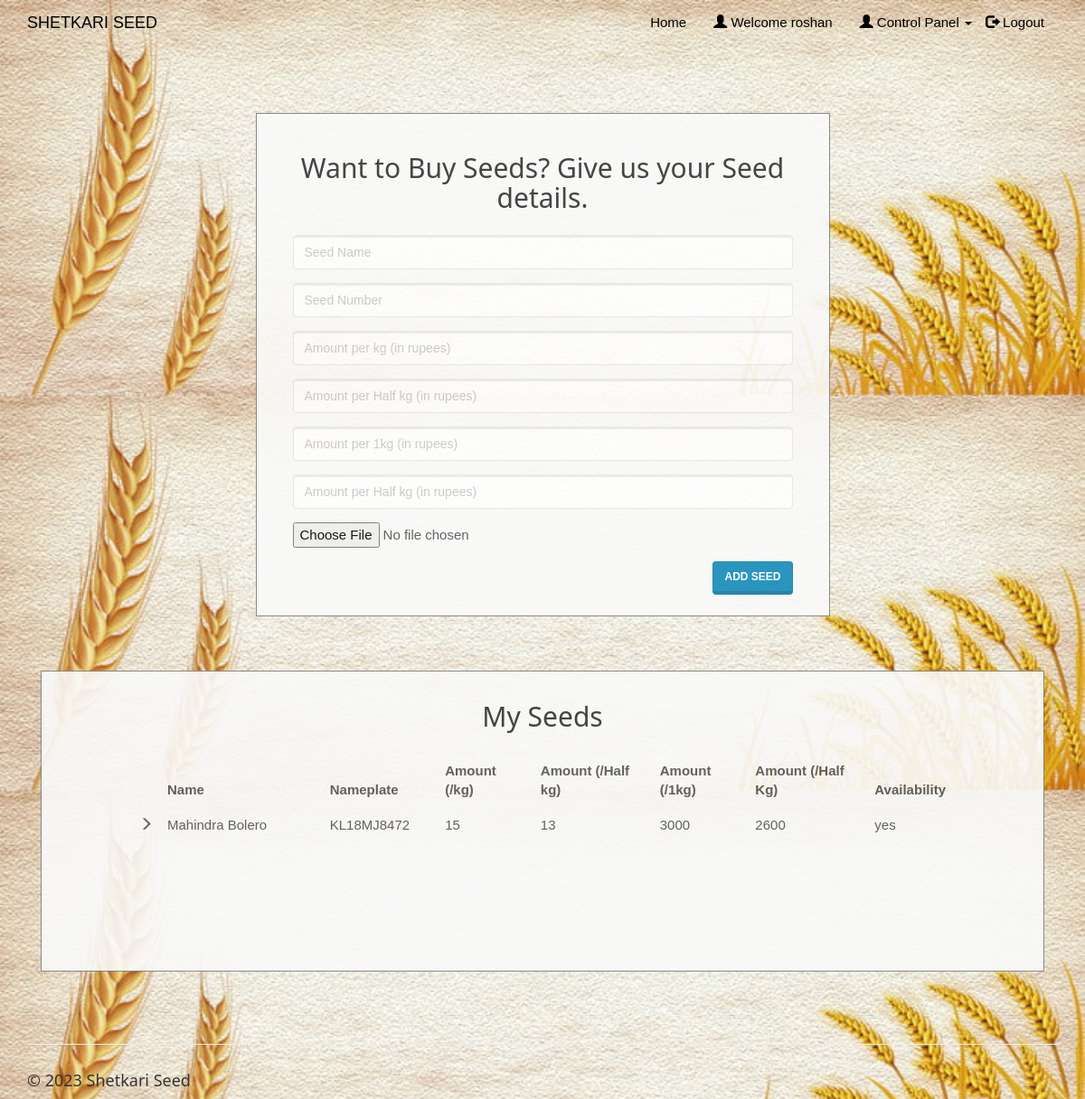
The app's page /entercar.php (signed in) with its own data.
### tables this page shows
CREATE TABLE `cars` (
  `car_id` int(20) NOT NULL,
  `car_name` varchar(50) NOT NULL,
  `car_nameplate` varchar(50) NOT NULL,
  `car_img` varchar(50) DEFAULT 'NA',
  `ac_price` float NOT NULL,
  `non_ac_price` float NOT NULL,
  `ac_price_per_day` float NOT NULL,
  `non_ac_price_per_day` float NOT NULL,
  `car_availability` varchar(10) NOT NULL
);

### entercar.php (the view, shortened to what this page needs)
<!DOCTYPE html>
<html>
<?php
include('session_client.php'); ?>
<head>
    <link rel="stylesheet" href="assets/bootstrap/css/bootstrap.min.css">
    <link rel="stylesheet" href="assets/fonts/font-awesome.min.css">
    <link rel="stylesheet" type="text/css" href="assets/css/customerlogin.css">
    <link rel="stylesheet" href="assets/w3css/w3.css">
    <link rel="stylesheet" type="text/css" media="screen" href="assets/css/clientpage.css" />
</head>
<body>
    <nav class="navbar navbar-custom navbar-fixed-top" role="navigation" style="color: black">
        <div class="container">
            <div class="navbar-header">
                <a class="navbar-brand page-scroll" href="index.php">
                    SHETKARI SEED </a>
            </div>
            <?php
                if(isset($_SESSION['login_client'])){
            ?>
            <div class="collapse navbar-collapse navbar-right navbar-main-collapse">
                <ul class="nav navbar-nav">
                    <li>
                        <a href="index.php">Home</a>
                    </li>
                    <li>
                        <a href="#"><span class="glyphicon glyphicon-user"></span> Welcome <?php echo $_SESSION['login_client']; ?></a>
                    </li>
                    <li>
                    <ul class="nav navbar-nav navbar-right">
            <li><a href="#" class="dropdown-toggle active" data-toggle="dropdown" role="button" aria-haspopup="true" aria-expanded="false"><span class="glyphicon glyphicon-user"></span> Control Panel <span class="caret"></span> </a>
            </li>
          </ul>
                    </li>
                    <li>
                        <a href="logout.php"><span class="glyphicon glyphicon-log-out"></span> Logout</a>
                    </li>
                </ul>
            </div>
            <?php
                }
                ?>
        </div>
    </nav>
    <div class="container" style="margin-top: 65px;" >
    <div class="col-md-7" style="float: none; margin: 0 auto;">
      <div class="form-area">
        <form role="form" action="entercar1.php" enctype="multipart/form-data" method="POST">
        <br style="clear: both">
          <h3 style="margin-bottom: 25px; text-align: center; font-size: 30px;"> Want to Buy Seeds? Give us your Seed details. </h3>
          <div class="form-group">
            <input type="text" class="form-control" id="car_name" name="car_name" placeholder="Seed Name " required autofocus="">
          </div>
          <div class="form-group">
            <input type="text" class="form-control" id="car_nameplate" name="car_nameplate" placeholder="Seed Number" required>
          </div>
          <div class="form-group">
            <input type="text" class="form-control" id="ac_price" name="ac_price" placeholder="Amount per kg (in rupees)" required>
          </div>
          <div class="form-group">
            <input type="text" class="form-control" id="non_ac_price" name="non_ac_price" placeholder="Amount per Half kg (in rupees)" required>
          </div>
          <div class="form-group">
            <input type="text" class="form-control" id="ac_price_per_day" name="ac_price_per_day" placeholder="Amount per 1kg (in rupees)" required>
          </div>
          <div class="form-group">
            <input type="text" class="form-control" id="non_ac_price_per_day" name="non_ac_price_per_day" placeholder="Amount per Half kg (in rupees)" required>
          </div>
          <div class="form-group">
            <input name="uploadedimage" type="file">
          </div>
           <button type="submit" id="submit" name="submit" class="btn btn-primary pull-right"> Add Seed</button>
        </form>
      </div>
    </div>
        <div class="col-md-12" style="float: none; margin: 0 auto;">
    <div class="form-area" style="padding: 0px 100px 100px 100px;">
        <form action="" method="POST">
        <br style="clear: both">
          <h3 style="margin-bottom: 25px; text-align: center; font-size: 30px;"> My Seeds </h3>
<?php
$user_check=$_SESSION['login_client'];
$sql = "SELECT * FROM cars WHERE car_id IN (SELECT car_id FROM clientcars WHERE client_username='$user_check');";
$result = mysqli_query($conn, $sql);
if (mysqli_num_rows($result) > 0) {
  ?>
<div style="overflow-x:auto;">
  <table class="table table-striped">
    <thead class="thead-dark">
      <tr>
        <th></th>
        <th width="24%"> Name</th>
        <th width="15%"> Nameplate </th>
        <th width="13%"> Amount (/kg) </th>
        <th width="17%"> Amount (/Half kg)</th>
        <th width="13%"> Amount (/1kg)</th>
        <th width="17%"> Amount (/Half Kg)</th>
        <th width="1%"> Availability </th>
      </tr>
    </thead>
    <?PHP
      while($row = mysqli_fetch_assoc($result)){
    ?>
  <tbody>
    <tr>
      <td> <span class="glyphicon glyphicon-menu-right"></span> </td>
      <td><?php echo $row["car_name"]; ?></td>
      <td><?php echo $row["car_nameplate"]; ?></td>
      <td><?php echo $row["ac_price"]; ?></td>
      <td><?php echo $row["non_ac_price"]; ?></td>
      <td><?php echo $row["ac_price_per_day"]; ?></td>
      <td><?php echo $row["non_ac_price_per_day"]; ?></td>
      <td><?php echo $row["car_availability"]; ?></td>
    </tr>
  </tbody>
  <?php } ?>
  </table>
  </div>
    <br>
  <?php } else { ?>
  <h4><center>0 Seeds available</center> </h4>
  <?php } ?>
        </form>
</div>
        </div>
    </div>
</body>
<footer class="site-footer">
        <div class="container">
            <hr>
            <div class="row">
                <div class="col-sm-6">
                    <h5>© 2023 Shetkari Seed</h5>
                </div>
            </div>
        </div>
    </footer>
</html>

### assets/css/customerlogin.css (style rules this page uses)
body, html { height: 100%; }
body { padding-top: 50px; background: url("../../assets/img/bg-5.jpg"); background-size: 100%; }
footer { display: block; }

### assets/w3css/w3.css (style rules this page uses)
*,*:before,*:after { box-sizing:inherit }
html { -ms-text-size-adjust:100%;-webkit-text-size-adjust:100% }
body { margin:0 }
article,aside,details,figcaption,figure,footer,header,main,menu,nav,section,summary { display:block }
a { background-color:transparent;-webkit-text-decoration-skip:objects }
hr { box-sizing:content-box;height:0;overflow:visible }
button,input,select,textarea { font:inherit;margin:0 }
button,input { overflow:visible }
button,select { text-transform:none }
button,html [type=button],[type=reset],[type=submit] { -webkit-appearance:button }
html,body { font-family:Verdana,sans-serif;font-size:15px;line-height:1.5 }
html { overflow-x:hidden }
h3 { font-size:24px }
h5 { font-size:18px }
h1,h2,h3,h4,h5,h6 { font-family:"Segoe UI",Arial,sans-serif;font-weight:400;margin:10px 0 }
hr { border:0;border-top:1px solid #eee;margin:20px 0 }
a { color:inherit }

### assets/css/clientpage.css (style rules this page uses)
.form-area { background-color: #FAFAFA; padding: 10px 40px 60px; margin: 10px 0px 60px; border: 1px solid GREY; opacity: 0.9; }

### records on screen
cars: car_name "Mahindra Bolero", car_nameplate "KL18MJ8472", ac_price "15", non_ac_price "13", ac_price_per_day "3000", non_ac_price_per_day "2600", car_availability "yes"

### other values on screen
$_SESSION['login_client'] "roshan"
